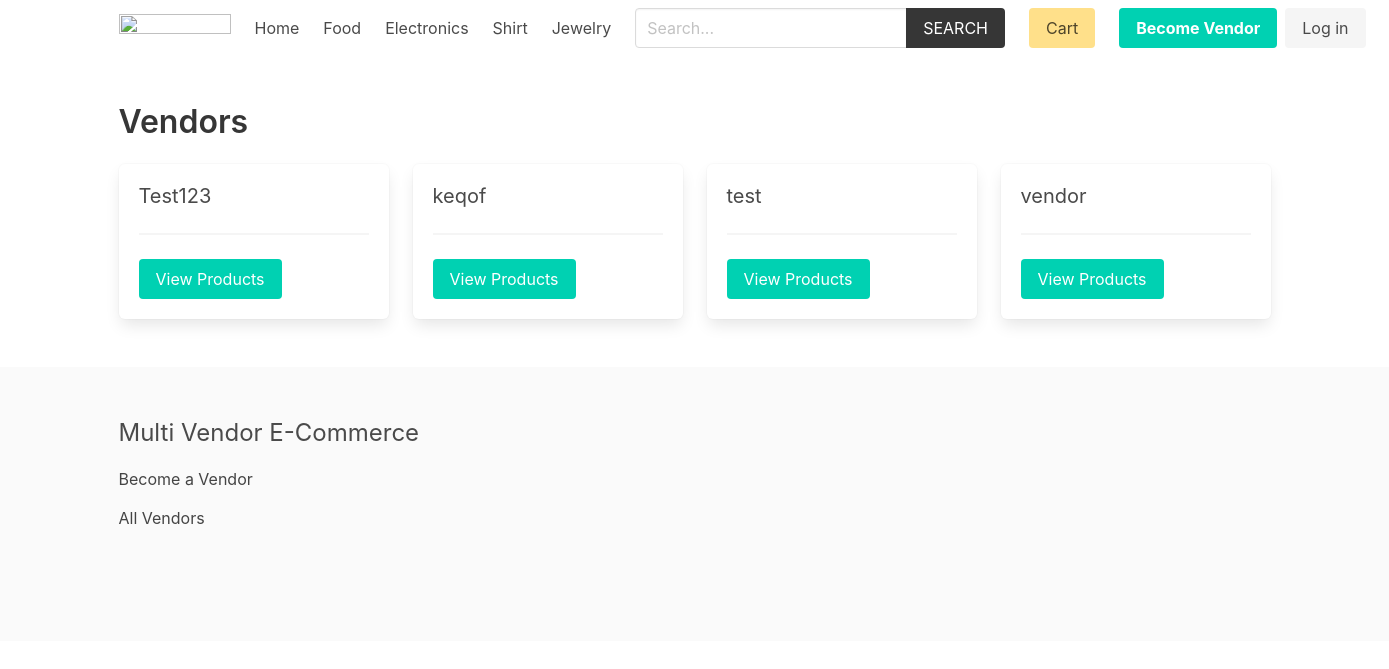
Screenshot of /vendor/ with the database file from the repository.
### product/models.py (models this page shows, shortened)
class Category(models.Model):
    title = models.CharField(max_length=50)
    slug = models.SlugField(max_length=55)
    ordering = models.IntegerField(default=0)
    class Meta:
        ordering = ['ordering']

### vendor/models.py (models this page shows, shortened)
class Vendor(models.Model):
    name = models.CharField(max_length=255)
    created_at = models.DateTimeField(auto_now_add=True)
    created_by = models.OneToOneField(User, related_name='vendor', on_delete=models.CASCADE)
    class Meta:
        ordering = ['name']

### vendor/views.py (the view)
# urls.py: path('', views.vendors, name="vendors"),
def vendors(request):
    vendors = Vendor.objects.all()
    return render(request, 'vendor/vendors.html', {'vendors': vendors})

### cart/cart.py (called while the page is built)
    def __len__(self):
        return sum(item['quantity'] for item in self.cart.values())

### cart/context_processors.py (called while the page is built)
def cart(request):
    return {'cart': Cart(request)}

### product/context_processors.py (called while the page is built)
def menu_categories(request):
    categories = Category.objects.all()
    return {'categories': categories}

### templates/vendor/vendors.html (shortened to what this page needs)
{% extends 'core/base.html' %}
{% block content %}
    <h1 class="title">Vendors</h1>
    <div class="columns is-multiline">
        {% for vendor in vendors %}
            <div class="column is-3">
                <div class="box">
                    <h2 class="subtitle">
                        {{ vendor.name }}
                    </h2>
                    <hr>
                    <a href="{% url 'vendor:vendor' vendor.id %}" class="button is-primary ">View Products</a>
                </div>
            </div>
        {% endfor %}
    </div>
{% endblock content %}

### templates/core/base.html (shortened to what this page needs)
{% load static %}
<!DOCTYPE html>
<html lang="en">
<head>
    <link rel="stylesheet" href="https://cdn.jsdelivr.net/npm/bulma@0.9.2/css/bulma.min.css">
    <link rel="stylesheet" href="{% static 'css/main.css' %}">
</head>
<body>
    <div class="container">
        <nav class="navbar" role="navigation" aria-label="main navigation">
            <div class="navbar-brand">
                <a class="navbar-item" href="{% url 'core:home' %}">
                <img src="https://2.bp.blogspot.com/-mkVne3V2tzY/Xfo99c80KUI/AAAAAAAAD_c/9EbC4qu-fYAeVjLi3ONzRZ-osIW4H3qBACK4BGAYYCw/s1600/Vijay%2BThapa%2BLogo%2BHD.png" width="112" height="28">
                </a>
            </div>
            <div id="navbarBasicExample" class="navbar-menu">
                <div class="navbar-start">
                <a class="navbar-item" href="{% url 'core:home' %}">
                    Home
                </a>
                {% for category in categories %}
                    <a class="navbar-item" href="{% url 'product:category' category.slug %}">
                        {{category.title}}
                    </a>
                {% endfor %}
                </div>
                <div class="navbar-start">
                    <div class="navbar-item">
                        <form method="get" action="{% url 'product:search' %}">
                            <div class="field has-addons">
                                <div class="control">
                                    <input type="search" name="query" id="" class="input" placeholder="Search...">
                                </div>
                                <div class="control">
                                    <button class="button is-dark is-uppercase">Search</button>
                                </div>
                            </div>
                        </form>
                    </div>
                </div>
                <div class="navbar-end">
                <div class="navbar-item">
                    <a href="{% url 'cart:cart' %}" class="button is-warning">Cart {% if cart %}({{cart|length}}){% endif %}</a>
                </div>
                {% if request.user.is_authenticated %}
                <div class="navbar-item has-dropdown is-hoverable">
                    <a class="navbar-link is-capitalized">
                    {{user.vendor.name}}
                    </a>
                    <div class="navbar-dropdown">
                    <a class="navbar-item" href="{% url 'vendor:vendor-admin' %}">
                        Profile
                    </a>
                    <a class="navbar-item" href="{% url 'vendor:edit-vendor' %}">
                        Update Profile
                    </a>
                    <a class="navbar-item" href="{% url 'vendor:add-product' %}">
                        Add Product
                    </a>
                    <hr class="navbar-divider">
                    <a class="navbar-item" href="{% url 'vendor:logout' %}">
                        Logout
                    </a>
                    </div>
                </div>
                {% else %}
                <div class="navbar-item">
                    <div class="buttons">
                        <a class="button is-primary" href="{% url 'vendor:become-vendor' %}">
                            <strong>Become Vendor</strong>
                        </a>
                        <a class="button is-light" href="{% url 'vendor:login' %}">
                            Log in
                        </a>
                    </div>
                </div>
                {% endif %}
                </div>
            </div>
            </nav>
    </div>
    <section class="section">
        <div class="container">
            {% block content %}{% endblock content %}
        </div>
    </section>
    <footer class="footer">
        <div class="container">
            <h3 class="is-size-4 mb-4">Multi Vendor E-Commerce</h3>
            {% if request.user.is_authenticated %}
                <a href="{% url 'vendor:vendor-admin' %}">Vendor Admin</a>
            {% else %}
                <a href="{% url 'vendor:become-vendor' %}">Become a Vendor</a>
            {% endif %}
            <br>
            <a href="{% url 'vendor:vendors' %}">All Vendors</a>
        </div>
    </footer>
</body>
</html>

### core/static/css/main.css (style rules this page uses)
.footer a { margin-bottom: 15px; display: inline-block; color: #444; }

### rows the page displays
Category: title "Food"
Category: title "Electronics"
Category: title "Shirt"
Category: title "Jewelry"
Vendor: name "Test123"
Vendor: name "keqof"
Vendor: name "test"
Vendor: name "vendor"
